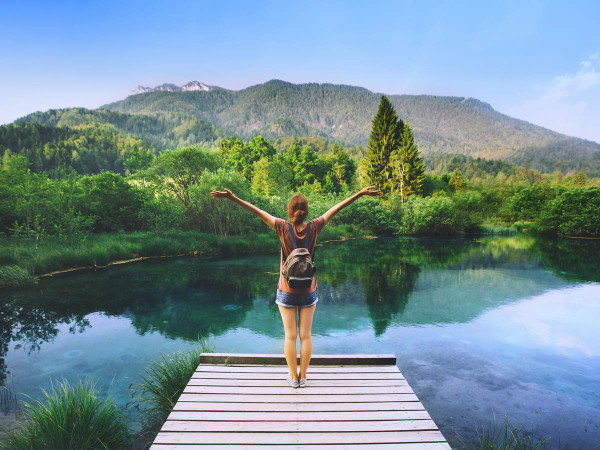
#> input picture Video 16 - Convolution, Filtering and Motion Blur/nature.jpg, 600 x 450 px
$ python motionblur.py
#> lines starting #> are read from the running program, lines starting #| are printed output that depends on the picture
import cv2
import numpy as np

img = cv2.imread('nature.jpg')
#> img is the input picture: shape (450, 600, 3); mean B, G, R 147.9, 141.5, 116.6

#kernal for horizoltal motion side
# size = 15
# kernel = np.zeros((size,size))
# kernel[int((size-1)/2),:] = np.ones(size)
# kernel = kernel/size


#Outline Edge Detection on an image
# kernel = np.array([[-1, -1, -1],[-1, 8, -1],[-1, -1, -1]])

#for sharpening the image (kernal)
# kernel = np.array([[0, -1, 0],[-1, 5, -1],[0, -1, 0]])

# Using Emboss Filter
# kernel = np.array([[-2, -1, 0],[-1, 1, 1],[0, 1, 2]])

#Sobel filter
kernel = np.array([[-1, 0, 1],[-2, 0, 2],  [-1, 0, 1]])


output  = cv2.filter2D(img, -1, kernel)
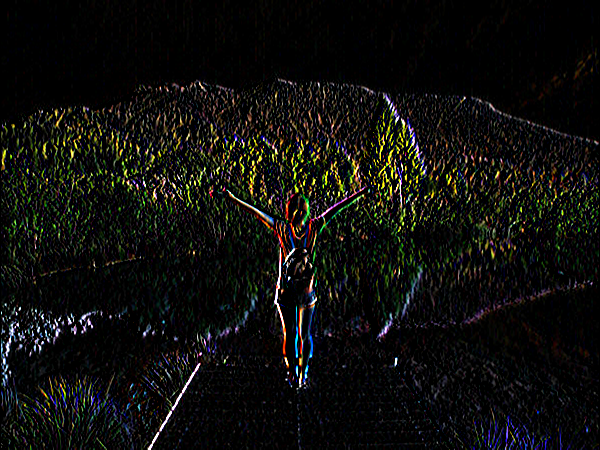
#> output: shape (450, 600, 3); mean B, G, R 12.7, 15.2, 15.2
cv2.imshow('winname', output)
cv2.imshow('winnam1e', img)
cv2.waitKey(0)

$ run again, with Video 16 - Convolution, Filtering and Motion Blur/filter2d-source-image.jpg copied over Video 16 - Convolution, Filtering and Motion Blur/nature.jpg
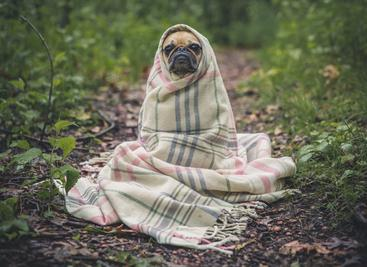
#> input picture Video 16 - Convolution, Filtering and Motion Blur/filter2d-source-image.jpg, 367 x 267 px
#> img is the input picture: shape (267, 367, 3); mean B, G, R 91, 109.5, 108.2
#> `output  = cv2.filter2D(img, -1, kernel)`:
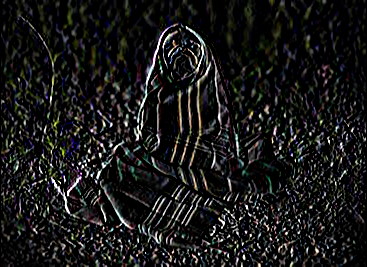
#> output: shape (267, 367, 3); mean B, G, R 24.4, 25, 25
